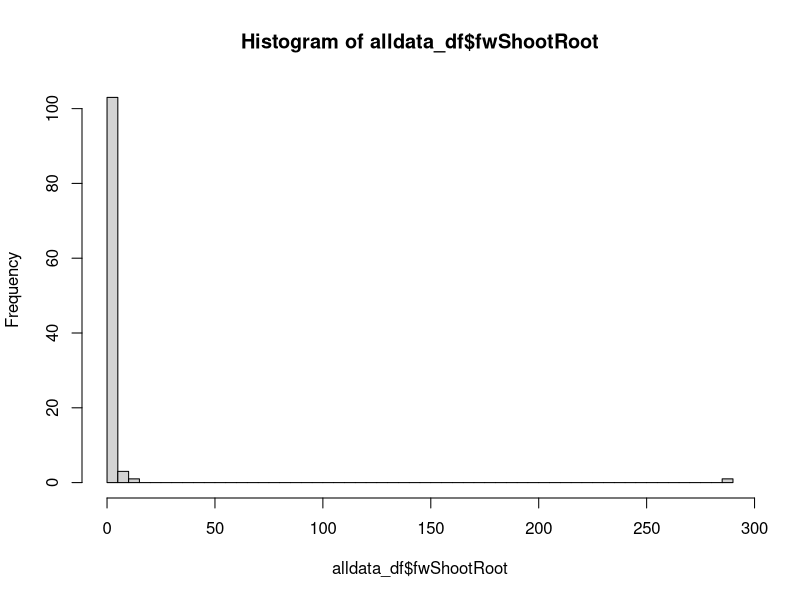
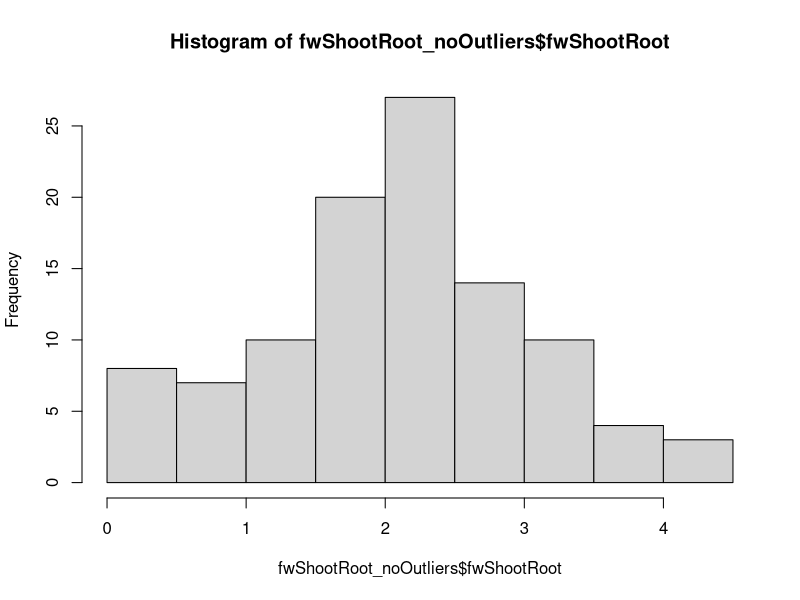
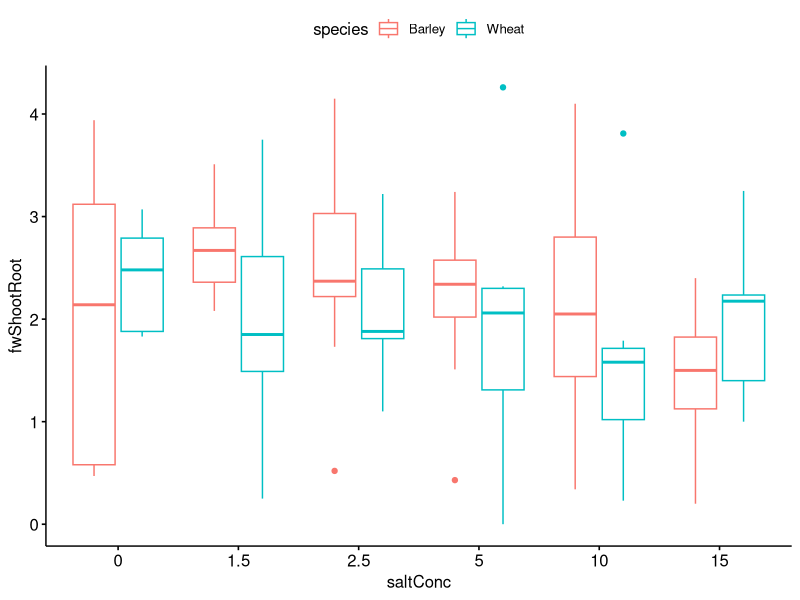
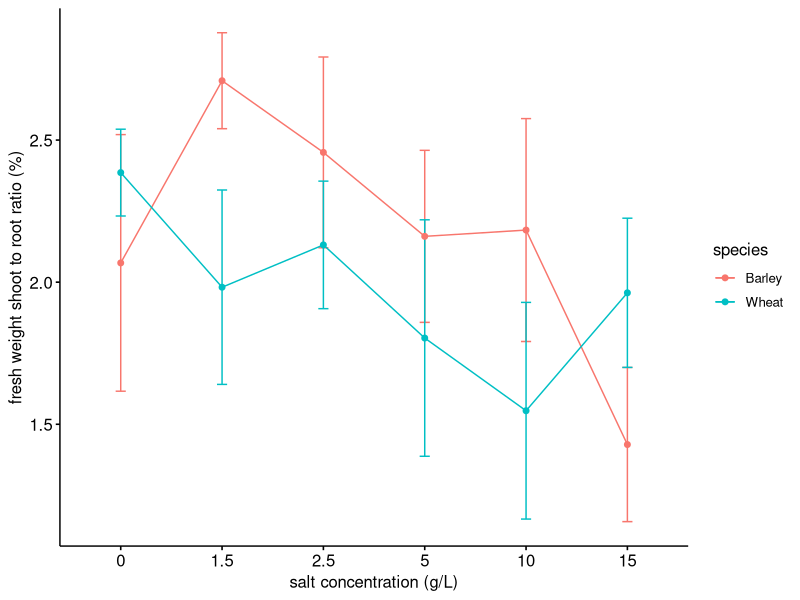
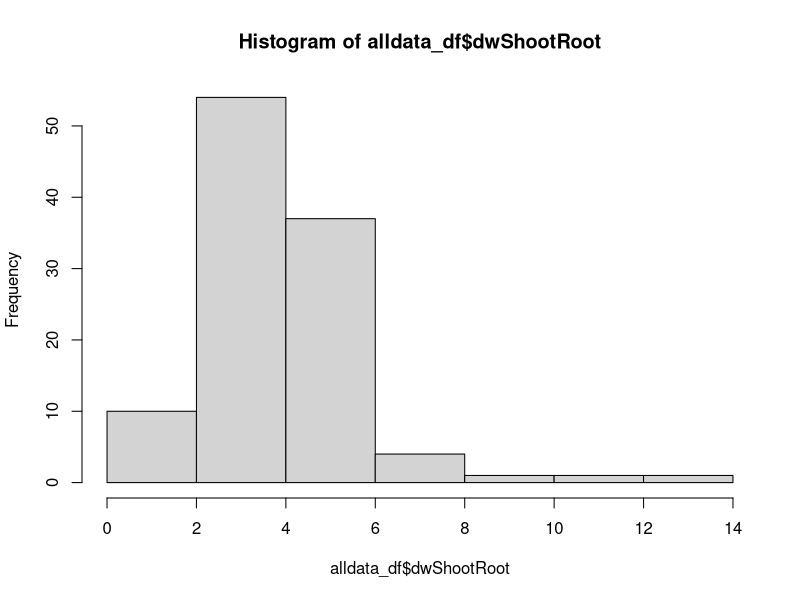
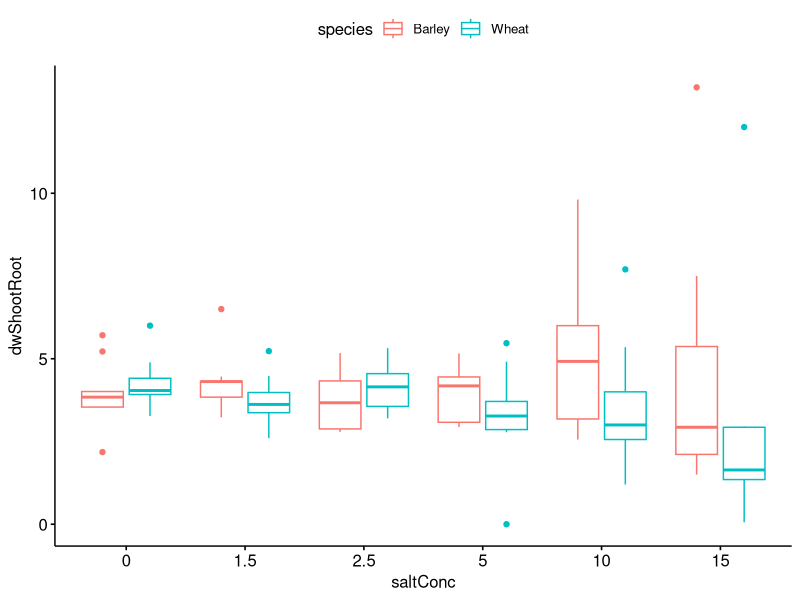
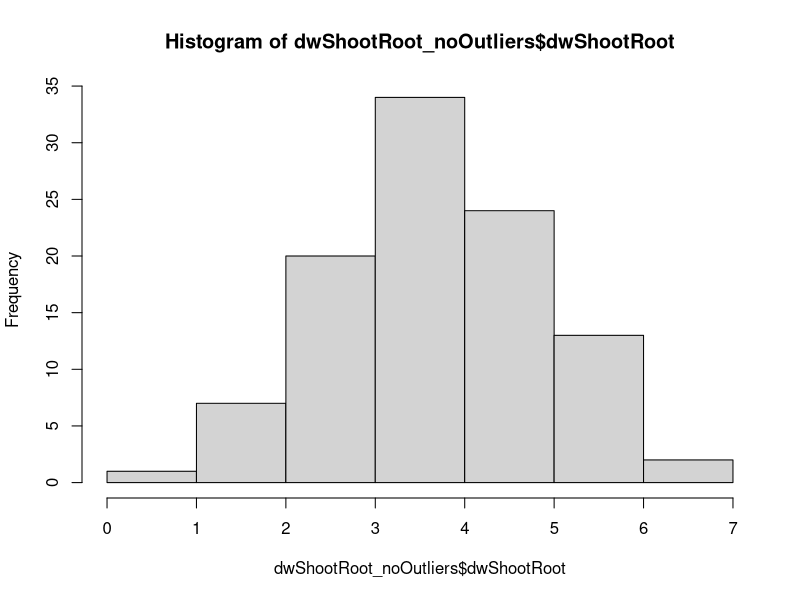
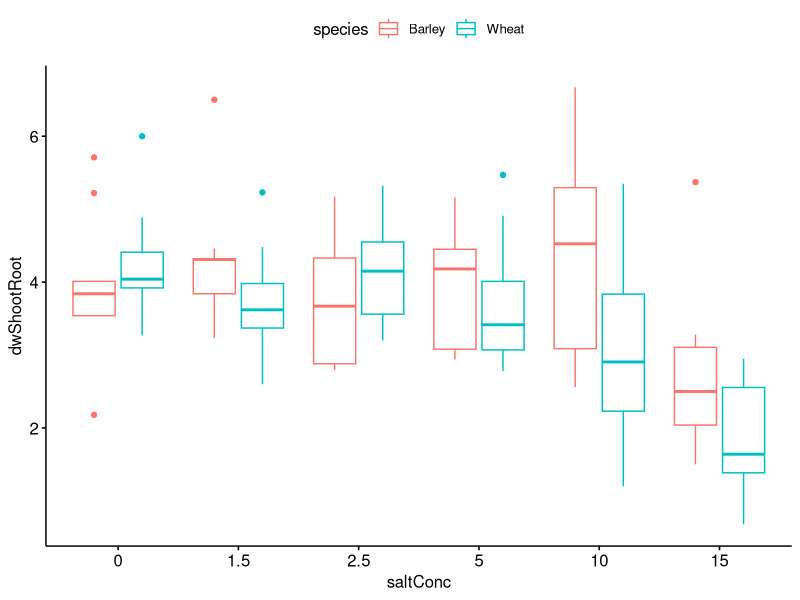

The R source for these figures, in order:
# ******************************************************************************

###                     Rex and Sof's Salinity Workshop                      ###

# ******************************************************************************

# ******************************************************************************

# Salinity Data Analysis continued ----------------

# ******************************************************************************

### PLEASE NOTE THAT USING THIS CODE WILL VOID YOUR CHANCE AT GETTING AN HD FOR 
### THIS PART OF THE ASSIGNMENT

# first, we're going to clear the data from our global environment, so we have a 
# fresh start

rm(list = ls())

# and load our libraries
library(ggpubr)
library(dplyr)
library(car)

# Let's import our data

all_data <- na.omit(data.frame(read.csv("2022_data.csv")))  
# read.csv will import the data from our working directory
head(all_data) 
# note that we now have all_data in our global environment, which is 108 observations 
# of 20 variables
# the name of our species column is a little weird, so lets sort that out:
names(all_data)[1] <- 'species'
# and we can check that everything looks as we expect it to:
str(all_data)


# Let's assign all of the variables we're going to use to their own object. 
species <- all_data$species
saltConc <- as.character(all_data$salt_conc) 
fwShootRoot <- all_data$fw_shoot_root_ratio
dwShootRoot <- all_data$dw_shoot_root_ratio
shootMoist <- all_data$shoot_moisture
rootMoist <- all_data$root_moisture
totMoist <- all_data$total_moisture

alldata_df <- cbind.data.frame(species, saltConc, fwShootRoot, dwShootRoot, 
                               shootMoist, rootMoist, totMoist)

# check all is as we expect:
str(alldata_df)

# Fresh weight root to shoot ratio ----------------------------------

### Assumption 1: data are normally distributed
shapiro.test(alldata_df$fwShootRoot)

hist(alldata_df$fwShootRoot, breaks = 100)

# woah, something whacky is happening here. Let's open our data and have a look
# what can you see is wrong? we need to remove some outliers

# first, we work out what our first and third quartiles are for our data:
quartiles <- quantile(alldata_df$fwShootRoot, probs=c(.25, .75), na.rm = FALSE) 
# and determine the interquartile range (IQR)
IQR <- IQR(alldata_df$fwShootRoot)

# Then we find our lower and upper limits:
Lower <- quartiles[1] - 1.5*IQR
Upper <- quartiles[2] + 1.5*IQR 

# and reassign any data above the lower threshold and below the upper threshold to a new dataframe, 
# which we will use for the analysis.
fwShootRoot_noOutliers <- filter(alldata_df, fwShootRoot > Lower & fwShootRoot < Upper )

# After relevant outliers are removed, we can then re-test for normality using our Shapiro-Wilk tests.
shapiro.test(fwShootRoot_noOutliers$fwShootRoot)

# much better
hist(fwShootRoot_noOutliers$fwShootRoot)

ggboxplot(fwShootRoot_noOutliers, x = "saltConc", y = "fwShootRoot", color = "species")

# looks pretty good. Let's proceed.

### Assumption 2: variances are homogeneous

library(car) # access the car package

leveneTest(fwShootRoot ~ species*saltConc, data = fwShootRoot_noOutliers)

# we're going to check how many replicates we have for each of our factors
table(species, saltConc)

### two-way ANOVA

# now that we have the ingredients, let's bake our lovely ANOVA cake!
# the null hypotheses for a two-way ANOVA are:
#       > there is no difference in the means of factor A
#       > there is no difference in the means of factor B
#       > there is no interaction between factor A and B. 
# if the p-value for our ANOVA is >0.05, we reject the null, and find that there 
# is a significant difference or interaction.

fwShootRoot.aov <- aov(fwShootRoot ~ species * saltConc, data = fwShootRoot_noOutliers)
summary(fwShootRoot.aov)

# we can generate some summary statistics for our response data, depending on our two factors:
require("dplyr")
group_by(fwShootRoot_noOutliers, species, saltConc) %>%
  summarise(count = n(),mean = mean(fwShootRoot, na.rm = TRUE),
            sd = sd(fwShootRoot, na.rm = TRUE))

# post-hoc test

TukeyHSD(fwShootRoot.aov, which = "saltConc")
# when interpreting the output, diff: difference between means of the two groups, 
# lwr & upr: the lower and the upper end point of the confidence interval at 95%, 
# p adj: p-value after adjustment for the multiple comparisons.


### let's graph it!

ggline(fwShootRoot_noOutliers, x = "saltConc", y = "fwShootRoot", color = "species",
       add = c("mean_se"),
       xlab = "salt concentration (g/L)",
       ylab = "fresh weight shoot to root ratio (%)",
       legend = "right")

# once we're happy with our plot, we click "export" and save it in our working folder.


# Dry weight root to shoot ratio ----------------------------------

### Assumption 1: data are normally distributed
shapiro.test(alldata_df$dwShootRoot)

hist(alldata_df$dwShootRoot)

ggboxplot(alldata_df, x = "saltConc", y = "dwShootRoot", color = "species")

# remove outliers

# first, we work out what our first and third quartiles are for our data:
quartiles <- quantile(alldata_df$dwShootRoot, probs=c(.25, .75), na.rm = FALSE) 
# and determine the interquartile range (IQR)
IQR <- IQR(alldata_df$dwShootRoot)

# Then we find our lower and upper limits:
Lower <- quartiles[1] - 1.5*IQR
Upper <- quartiles[2] + 1.5*IQR 

# and reassign any data above the lower threshold and below the upper threshold to a new dataframe, 
# which we will use for the analysis.
dwShootRoot_noOutliers <- filter(alldata_df, dwShootRoot > Lower & dwShootRoot < Upper )

# After relevant outliers are removed, we can then re-test for normality using our Shapiro-Wilk tests.
shapiro.test(dwShootRoot_noOutliers$dwShootRoot)

# much better
hist(dwShootRoot_noOutliers$dwShootRoot)

ggboxplot(dwShootRoot_noOutliers, x = "saltConc", y = "dwShootRoot", color = "species")

### Assumption 2: variances are homogeneous

library(car) # access the car package

leveneTest(dwShootRoot ~ species*saltConc, data = dwShootRoot_noOutliers)


### two-way ANOVA

dwShootRoot.aov <- aov(dwShootRoot ~ species * saltConc, data = dwShootRoot_noOutliers)
summary(dwShootRoot.aov)

# we can generate some summary statistics for our response data, depending on our two factors:
require("dplyr")
group_by(dwShootRoot_noOutliers, species, saltConc) %>%
  summarise(count = n(),mean = mean(dwShootRoot, na.rm = TRUE),
            sd = sd(dwShootRoot, na.rm = TRUE))

# post-hoc test

TukeyHSD(dwShootRoot.aov, which = "saltConc")
# when interpreting the output, diff: difference between means of the two groups, 
# lwr & upr: the lower and the upper end point of the confidence interval at 95%, 
# p adj: p-value after adjustment for the multiple comparisons.


### let's graph it!

ggline(dwShootRoot_noOutliers, x = "saltConc", y = "dwShootRoot", color = "species",
       add = c("mean_se"),
       xlab = "salt concentration (g/L)",
       ylab = "dry weight shoot to root ratio (%)",
       legend = "right")

# once we're happy with our plot, we click "export" and save it in our working folder.


# Shoot Moisture ----------------------------------

### Assumption 1: data are normally distributed
shapiro.test(alldata_df$shootMoist)

hist(alldata_df$shootMoist)

ggboxplot(alldata_df, x = "saltConc", y = "shootMoist", color = "species")

# remove outliers

# first, we work out what our first and third quartiles are for our data:
quartiles <- quantile(alldata_df$shootMoist, probs=c(.25, .75), na.rm = FALSE) 
# and determine the interquartile range (IQR)
IQR <- IQR(alldata_df$shootMoist)

# Then we find our lower and upper limits:
Lower <- quartiles[1] - 1.5*IQR
Upper <- quartiles[2] + 1.5*IQR 

# and reassign any data above the lower threshold and below the upper threshold to a new dataframe, 
# which we will use for the analysis.
shootMoist_noOutliers <- filter(alldata_df, shootMoist > Lower & shootMoist < Upper )

# After relevant outliers are removed, we can then re-test for normality using our Shapiro-Wilk tests.
shapiro.test(shootMoist_noOutliers$shootMoist)

# much better
hist(shootMoist_noOutliers$shootMoist)

ggboxplot(shootMoist_noOutliers, x = "saltConc", y = "shootMoist", color = "species")

### Assumption 2: variances are homogeneous

library(car) # access the car package

leveneTest(shootMoist ~ species*saltConc, data = shootMoist_noOutliers)


### two-way ANOVA

shootMoist.aov <- aov(shootMoist ~ species * saltConc, data = shootMoist_noOutliers)
summary(shootMoist.aov)

# we can generate some summary statistics for our response data, depending on our two factors:
require("dplyr")
group_by(shootMoist_noOutliers, species, saltConc) %>%
  summarise(count = n(),mean = mean(shootMoist, na.rm = TRUE),
            sd = sd(shootMoist, na.rm = TRUE))

# post-hoc test

TukeyHSD(shootMoist.aov, which = "saltConc")
# when interpreting the output, diff: difference between means of the two groups, 
# lwr & upr: the lower and the upper end point of the confidence interval at 95%, 
# p adj: p-value after adjustment for the multiple comparisons.


### let's graph it!

ggline(shootMoist_noOutliers, x = "saltConc", y = "shootMoist", color = "species",
       add = c("mean_se"),
       xlab = "salt concentration (g/L)",
       ylab = "dry weight shoot to root ratio (%)",
       legend = "right")

# once we're happy with our plot, we click "export" and save it in our working folder.

# Root Moisture ----------------------------------

### Assumption 1: data are normally distributed
shapiro.test(alldata_df$rootMoist)

hist(alldata_df$rootMoist)

ggboxplot(alldata_df, x = "saltConc", y = "rootMoist", color = "species")

# remove outliers

# first, we work out what our first and third quartiles are for our data:
quartiles <- quantile(alldata_df$rootMoist, probs=c(.25, .75), na.rm = FALSE) 
# and determine the interquartile range (IQR)
IQR <- IQR(alldata_df$rootMoist)

# Then we find our lower and upper limits:
Lower <- quartiles[1] - 1.5*IQR
Upper <- quartiles[2] + 1.5*IQR 

# and reassign any data above the lower threshold and below the upper threshold to a new dataframe, 
# which we will use for the analysis.
rootMoist_noOutliers <- filter(alldata_df, rootMoist > Lower & rootMoist < Upper )

# After relevant outliers are removed, we can then re-test for normality using our Shapiro-Wilk tests.
shapiro.test(rootMoist_noOutliers$rootMoist)

# much better
hist(rootMoist_noOutliers$rootMoist)

ggboxplot(rootMoist_noOutliers, x = "saltConc", y = "rootMoist", color = "species")

### Assumption 2: variances are homogeneous

library(car) # access the car package

leveneTest(rootMoist ~ species*saltConc, data = rootMoist_noOutliers)


### two-way ANOVA

rootMoist.aov <- aov(rootMoist ~ species * saltConc, data = rootMoist_noOutliers)
summary(rootMoist.aov)

# we can generate some summary statistics for our response data, depending on our two factors:
require("dplyr")
group_by(rootMoist_noOutliers, species, saltConc) %>%
  summarise(count = n(),mean = mean(rootMoist, na.rm = TRUE),
            sd = sd(rootMoist, na.rm = TRUE))

# post-hoc test

TukeyHSD(rootMoist.aov, which = "saltConc")
# when interpreting the output, diff: difference between means of the two groups, 
# lwr & upr: the lower and the upper end point of the confidence interval at 95%, 
# p adj: p-value after adjustment for the multiple comparisons.


### let's graph it!

ggline(rootMoist_noOutliers, x = "saltConc", y = "rootMoist", color = "species",
       add = c("mean_se"),
       xlab = "salt concentration (g/L)",
       ylab = "dry weight shoot to root ratio (%)",
       legend = "right")

# once we're happy with our plot, we click "export" and save it in our working folder.

# Total Moisture ----------------------------------

### Assumption 1: data are normally distributed
shapiro.test(alldata_df$totMoist)

hist(alldata_df$totMoist)

ggboxplot(alldata_df, x = "saltConc", y = "totMoist", color = "species")

# remove outliers

# first, we work out what our first and third quartiles are for our data:
quartiles <- quantile(alldata_df$totMoist, probs=c(.25, .75), na.rm = FALSE) 
# and determine the interquartile range (IQR)
IQR <- IQR(alldata_df$totMoist)

# Then we find our lower and upper limits:
Lower <- quartiles[1] - 1.5*IQR
Upper <- quartiles[2] + 1.5*IQR 

# and reassign any data above the lower threshold and below the upper threshold to a new dataframe, 
# which we will use for the analysis.
totMoist_noOutliers <- filter(alldata_df, totMoist > Lower & totMoist < Upper )

# After relevant outliers are removed, we can then re-test for normality using our Shapiro-Wilk tests.
shapiro.test(totMoist_noOutliers$totMoist)

# much better
hist(totMoist_noOutliers$totMoist)

ggboxplot(totMoist_noOutliers, x = "saltConc", y = "totMoist", color = "species")

### Assumption 2: variances are homogeneous

library(car) # access the car package

leveneTest(totMoist ~ species*saltConc, data = totMoist_noOutliers)


### two-way ANOVA

totMoist.aov <- aov(totMoist ~ species * saltConc, data = totMoist_noOutliers)
summary(totMoist.aov)

# we can generate some summary statistics for our response data, depending on our two factors:
require("dplyr")
group_by(totMoist_noOutliers, species, saltConc) %>%
  summarise(count = n(),mean = mean(totMoist, na.rm = TRUE),
            sd = sd(totMoist, na.rm = TRUE))

# post-hoc test

TukeyHSD(totMoist.aov, which = "saltConc")
# when interpreting the output, diff: difference between means of the two groups, 
# lwr & upr: the lower and the upper end point of the confidence interval at 95%, 
# p adj: p-value after adjustment for the multiple comparisons.


### let's graph it!

ggline(totMoist_noOutliers, x = "saltConc", y = "totMoist", color = "species",
       add = c("mean_se"),
       xlab = "salt concentration (g/L)",
       ylab = "dry weight shoot to root ratio (%)",
       legend = "right")

# once we're happy with our plot, we click "export" and save it in our working folder.

### well done!

